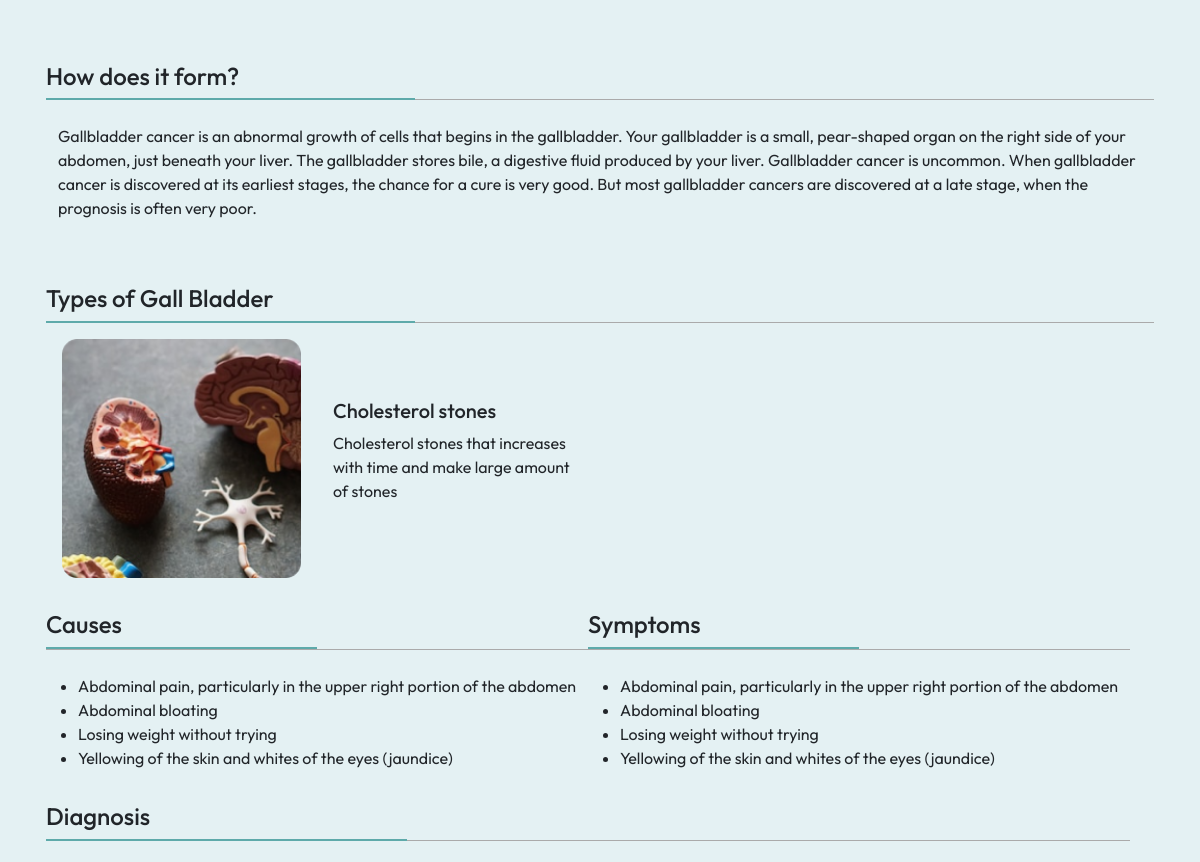
Before: /disease/1/ (middle part) with the older database file.
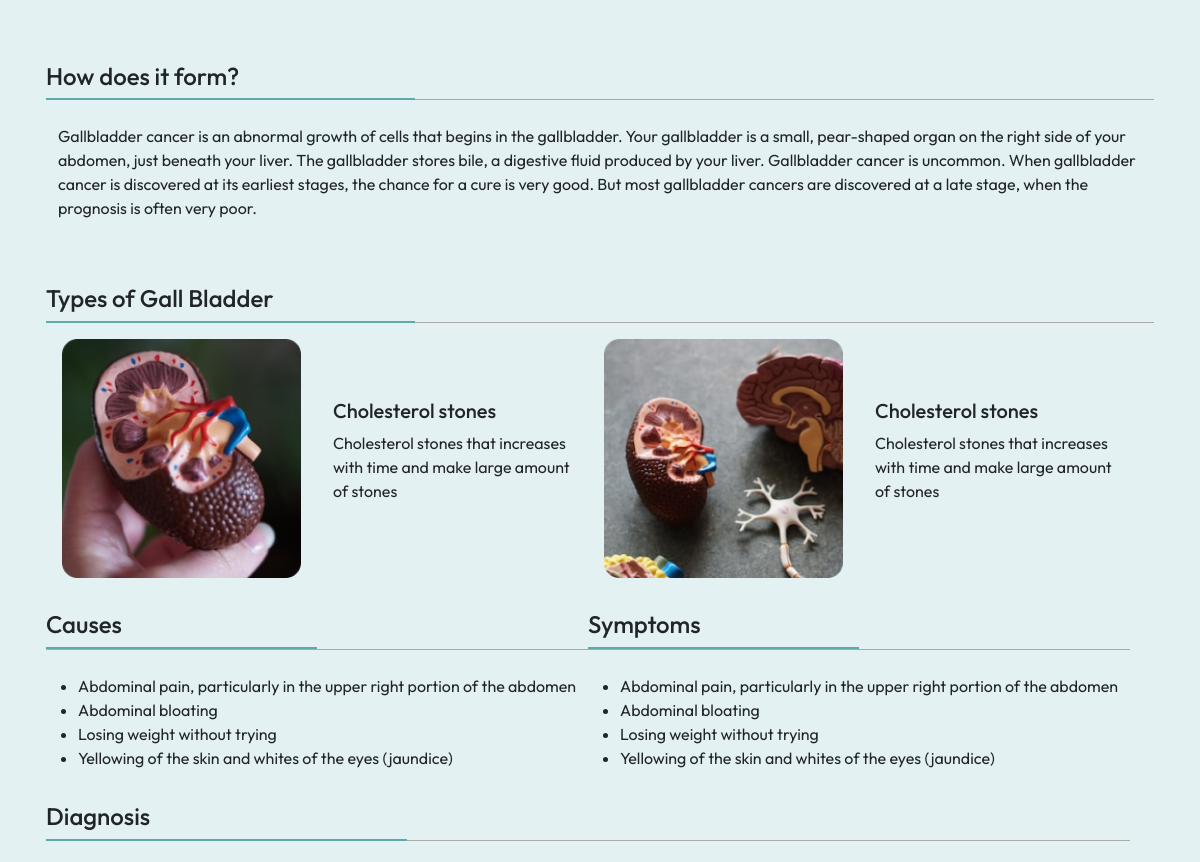
After: the same page with the newer database file.
### tables this page shows
CREATE TABLE "disease_profile" (
	"disease_id"	INTEGER,
	"title"	TEXT,
	"content"	TEXT
);

CREATE TABLE "diseases" (
	"id"	INTEGER,
	"title"	TEXT,
	"specialty_id"	INTEGER,
	"description"	TEXT,
	"illustration"	TEXT
, "doctors"	TEXT, "main_image"	TEXT);

CREATE TABLE "disease_types" (
	"disease_id"	INTEGER,
	"title"	TEXT,
	"description"	TEXT
, "image"	TEXT);

CREATE TABLE "disease_causes" (
	"disease_id"	INTEGER,
	"description"	TEXT
);

CREATE TABLE "disease_symptoms" (
	"disease_id"	INTEGER,
	"description"	TEXT
);

### flask_app.py (the view)
@app.route('/disease/<string:id>/')
def disease(id):
    database_connection = sqlite3.connect(database_location)
    database_cursor = database_connection.cursor()
    disease_data = database_cursor.execute("SELECT * FROM diseases WHERE id = ?",(int(id),))
    disease_data = disease_data.fetchone()
    if disease_data == None:
        database_connection.commit()
        database_connection.close()
        return redirect(url_for('index'))
    specialty_name = database_cursor.execute("SELECT name FROM specialty WHERE id = ?",(disease_data[2],))
    specialty_name = specialty_name.fetchone()[0]
    disease_profile = database_cursor.execute("SELECT * FROM disease_profile WHERE disease_id = ?",(int(id),))
    disease_profile = disease_profile.fetchall()
    disease_types = database_cursor.execute("SELECT * FROM disease_types WHERE disease_id = ?",(int(id),))
    disease_types = disease_types.fetchall()
    disease_causes = database_cursor.execute("SELECT * FROM disease_causes WHERE disease_id = ?",(int(id),))
    disease_causes = disease_causes.fetchall()
    disease_symptoms = database_cursor.execute("SELECT * FROM disease_symptoms WHERE disease_id = ?",(int(id),))
    disease_symptoms = disease_symptoms.fetchall()
    disease_diagnosis = database_cursor.execute("SELECT * FROM disease_diagnosis WHERE disease_id = ?",(int(id),))
    disease_diagnosis = disease_diagnosis.fetchall()
    disease_treatment = database_cursor.execute("SELECT * FROM disease_treatment WHERE disease_id = ?",(int(id),))
    disease_treatment = disease_treatment.fetchall()
    disease_severity = database_cursor.execute("SELECT * FROM disease_severity WHERE disease_id = ?",(int(id),))
    disease_severity = disease_severity.fetchall()
    disease_faq = database_cursor.execute("SELECT * FROM disease_faq WHERE disease_id = ?",(int(id),))
    disease_faq = disease_faq.fetchall()
    doctors = disease_data[5].split(',')
    doctors_data = []
    for doctor in doctors:
        doctor_data = database_cursor.execute("SELECT * FROM doctors WHERE id = ?",(int(doctor),))
        doctor_data = doctor_data.fetchone()
        doctors_data.append(doctor_data)
    database_connection.commit()
    database_connection.close()
    return render_template('disease.html',social_links=social_links, disease_data=disease_data, specialty_name=specialty_name,
                           disease_profile=disease_profile, disease_types=disease_types, disease_causes=disease_causes,
                           doctors_data=doctors_data, disease_symptoms=disease_symptoms, disease_diagnosis=disease_diagnosis,
                           disease_severity=disease_severity, disease_treatment=disease_treatment, disease_faq=disease_faq,
                           navbar_specialties=navbar_specialties, navbar_diseases=navbar_diseases)

### templates/disease.html (shortened to what this page needs)
<!DOCTYPE html>
<html lang="en">
<head>
    <link href="https://cdn.jsdelivr.net/npm/bootstrap@5.2.0/dist/css/bootstrap.min.css" rel="stylesheet"
 />
    <link rel="stylesheet" href="https://cdnjs.cloudflare.com/ajax/libs/slick-carousel/1.8.1/slick-theme.min.css"
 />
    <link rel="stylesheet" href="https://cdnjs.cloudflare.com/ajax/libs/slick-carousel/1.8.1/slick.min.css"
 />
    <link rel="stylesheet" href="../../static/stylesheets/common.css" />
    <link rel="stylesheet" href="../../static/stylesheets/disease.css" />
    <link rel="stylesheet" href="../../static/stylesheets/mediaquery.css" />
</head>
<body>
    <main>
        <div class="container">
            {% for profile in disease_profile %}
            <div class="row pt-5 px-3 description1 align-items-end">
                <div class="col-lg-4 col-8 g-0 description_line1">
                    <strong>
                        <h4>
                            {{profile[1]}}
                        </h4>
                    </strong>
                </div>
                <div class="col-lg-8 col-4 g-0 description_line2"></div>
                <div class="col-12 pt-4">
                    <p>
                        {{profile[2]}}
                    </p>
                </div>
            </div>
            {% endfor %}
            <div class="row pt-5 px-3 description3 align-items-end">
                <div class="col-lg-4 col-8 g-0 description_line1">
                    <strong>
                        <h4>Types of {{disease_data[1]}}</h4>
                    </strong>
                </div>
                <div class="col-lg-8 col-4 g-0 description_line2"></div>
                <div class="row align-items-center">
                    {% for type in disease_types %}
                    <div class="col-lg-3 col-md-6 p-3">
                        <img src="{{type[3]}}" alt="disease image" class="w-100" />
                    </div>
                    <div class="col-lg-3 col-md-6 p-3">
                        <h5>{{type[1]}}</h5>
                        <p>
                            {{type[2]}}
                        </p>
                    </div>
                    {% endfor %}
                </div>
            </div>
            <div class="row pt-3 px-3 description4">
                <div class="row align-items-center">
                    <div class="col-lg-6 g-0">
                        <div class="col-6 g-0 description_line1">
                            <strong>
                                <h4>Causes</h4>
                            </strong>
                        </div>
                        <div class="g-0 description_line2"></div>
                        <p class="pt-2">
                        <ul>
                            {% for cause in disease_causes %}
                            {% if cause != ''%}
                            <li>
                                {{cause[1]}}
                            </li>
                            {% endif %}
                            {% endfor %}
                        </ul>
                        </p>
                    </div>
                    <div class="col-lg-6 g-0">
                        <div class="col-6 g-0 description_line1">
                            <strong>
                                <h4>Symptoms</h4>
                            </strong>
                        </div>
                        <div class="g-0 description_line2"></div>
                        <p class="pt-2">
                        <ul>
                            {% for symptom in disease_symptoms %}
                            {% if symptom != ''%}
                            <li>
                                {{symptom[1]}}
                            </li>
                            {% endif %}
                            {% endfor %}
                        </ul>
                        </p>
                    </div>
                </div>
                <div class="row align-items-end">
                    <div class="col-lg-4 col-8 g-0 description_line1 mt-3">
                        <strong>
                            <h4>Diagnosis</h4>
                        </strong>
                    </div>
                    <div class="col-lg-8 col-4 g-0 description_line2"></div>
                </div>
                <div class="row">
                    <div class="col-lg-8 pt-4">
                    </div>
                    <div class="col-lg-4 pt-4">
                    </div>
                </div>
            </div>
        </div>
    </main>
</body>
</html>

### static/stylesheets/common.css (style rules this page uses)
html, body { overflow-x: hidden; }
body { margin-top: 150px; }
* { margin: 0; padding: 0; box-sizing: border-box; font-family: "Outfit", sans-serif; }
:root { --nav-color: #EEF6F7; --primary-color: #5eaaaa; --heading-color: #4facd9; --section-background-color: #cae6f4; --contact-background-color: #284f4f; }

### static/stylesheets/disease.css (style rules this page uses)
main { background-color: rgba(119, 186, 193, 0.199); }
.description_line1 { border-bottom: 2px solid #5eaaaa; }
.description_line2 { border-bottom: 1px solid #aaaaaa; }

Changed rows visible on the page:
now on this page (row edited): disease_types: image (picture), title "Cholesterol stones", description "Cholesterol stones that increases with time and make large amount of stones"
